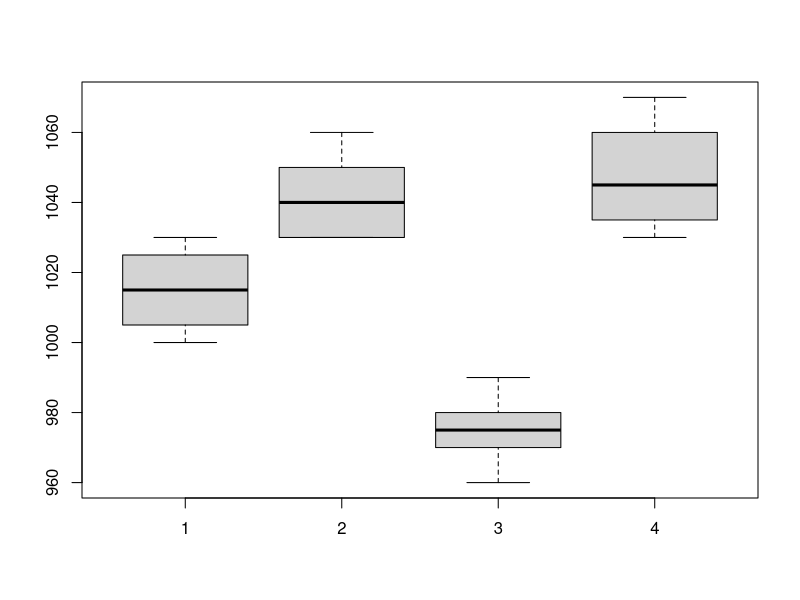

This chart was generated by the following R code:
n1=4;n2=5; n3=6 ;n4=4
n=n1+n2+n3+n4
x1=c(rep(1,n))
x2=c(rep(1,n1),rep(0,n-n1))
x3=c(rep(0,n1),rep(1,n2),rep(0,n-n1-n2))
x4=c(rep(0,n1+n2),rep(1,n3),rep(0,n4))
x5=c(rep(0,n1+n2+n3),rep(1,n4))
X=cbind(x1,x2,x3,x4,x5)
S=t(X)%*%X
library(Matrix)
r=rankMatrix(X)
r=r[1]
library(MASS)
G=ginv(S)
y1=c(1020,1010,1030,1000)
y2=c(1030,1040,1050,1030,1060)
y3=c(990,980,970,960,970,980)
y4=c(1040,1050,1030,1070)
Y=matrix(c(y1,y2,y3,y4),nrow = n)
beta_hat=G%*%t(X)%*%Y
Y_hat=X%*%beta_hat
e=Y-Y_hat  # residual
SSE=t(e)%*%e
SSTreat=t(beta_hat)%*%t(X)%*%Y-n*mean(Y)^2
TSS=t(Y)%*%Y-n*mean(Y)^2
MSTret=SSTreat/(r-1)
MSE=SSE/(n-r)
F_cal=MSTret/MSE;F_cal
qf(0.05,r-1,n-r,lower.tail = F)# table value

boxplot(y1,y2,y3,y4)
factor=c(rep("R1",n1),rep("R2",n2),rep("R3",n3),rep("R4",n4))
data=data.frame(Y,factor)

